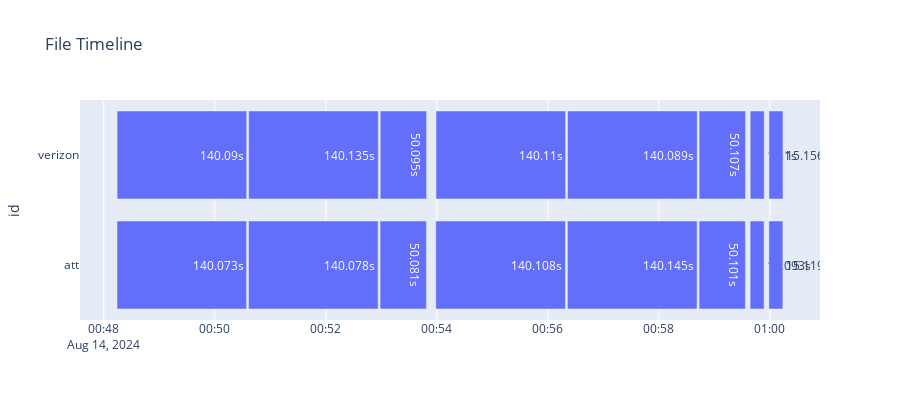

Source (notebook cell):
### Code cell
from typing import List
from scripts.time_utils import StartEndLogTimeProcessor
import glob

# Test timestamp sequence
import os
import glob
from datetime import datetime

data_dir = os.path.join(os.getcwd(), '../datasets/dev/dev_tests')
att_data_dir = os.path.join(data_dir, 'att')
verizon_data_dir = os.path.join(data_dir, 'verizon')


def dir(base, file_path):
    return os.path.join(base, file_path)

def second_diff(start_ts: datetime, end_ts: datetime):
    return (end_ts - start_ts).total_seconds()
        

def get_start_end_time_sequences(id, test_1_path, test_2_path):
    test_1_file_patterns = [
        'tcp_downlink*',
        'tcp_uplink*',
        'ping*',
    ]
    test_2_file_patterns = [
        'udp_downlink*',
        'udp_uplink*',
        'ping*',
        'traceroute*',
        'nslookup*',
    ]

    test_1_files = []
    for pattern in test_1_file_patterns:
        test_1_files.extend(glob.glob(dir(test_1_path, pattern)))
    test_2_files = []
    for pattern in test_2_file_patterns:
        test_2_files.extend(glob.glob(dir(test_2_path, pattern)))

    test_1_seq = []
    for i, file in enumerate(test_1_files):
        f = open(file, 'r')
        res = StartEndLogTimeProcessor.get_start_end_time_from_log(f.read(), timezone_str='US/Eastern')
        start_t, end_t = res[0]
        test_1_seq.append({
            'id': id,
            'start_t': start_t,
            'end_t': end_t,
            'text': f'{second_diff(start_ts=start_t, end_ts=end_t)}s',
            'file': test_1_file_patterns[i],
        })
    test_2_seq = []
    for i, file in enumerate(test_2_files):
        f = open(file, 'r')
        res = StartEndLogTimeProcessor.get_start_end_time_from_log(f.read(), timezone_str='US/Eastern')
        start_t, end_t = res[0]
        test_2_seq.append({
            'id': id,
            'start_t': start_t,
            'end_t': end_t,
            'text': f'{second_diff(start_ts=start_t, end_ts=end_t)}s',
            'file': test_2_file_patterns[i]
        })

    return test_1_seq, test_2_seq


test_1_seq, test_2_seq = get_start_end_time_sequences(
    id='att',
    test_1_path=dir(att_data_dir, '20240814/004814234'),
    test_2_path=dir(att_data_dir, '20240814/005358874')
)

test_3_seq, test_4_seq = get_start_end_time_sequences(
    id='verizon',
    test_1_path=dir(verizon_data_dir, '20240814/004814321'),
    test_2_path=dir(verizon_data_dir, '20240814/005359084')
)

# print the total duration
def total_duration(seq):
    return (seq[-1]['end_t'] - seq[0]['start_t']).total_seconds()

print(f'att test duration: {total_duration([*test_1_seq, *test_2_seq])}s')
print(f'verizon test duration: {total_duration([*test_3_seq, *test_4_seq])}s')

# time diff between att and verizon
def print_time_diff(seq1, seq2):
    for seq1_item, seq2_item in zip(seq1, seq2):
        print(f'{seq1_item["file"]} time diff: {second_diff(start_ts=seq1_item["end_t"], end_ts=seq2_item["end_t"])}s')
        
        
print_time_diff([*test_1_seq, *test_2_seq], [*test_3_seq, *test_4_seq])
# visualize the time sequence

import plotly.express as px
import pandas as pd
from datetime import datetime


def visualize_sequence(data: List[dict]):
    # Convert to DataFrame
    df = pd.DataFrame(data)

    # Convert string times to datetime objects
    df['start_t'] = pd.to_datetime(df['start_t'])
    df['end_t'] = pd.to_datetime(df['end_t'])

    # Create the Gantt chart
    fig = px.timeline(df,
                      x_start='start_t',
                      x_end='end_t',
                      y='id',
                      text='text',
                      title='File Timeline')
    
    # shorten the height of bars
    

    # Update layout for better readability
    fig.update_layout(
        height=400,
    )

    # Show the plot
    fig.show()


visualize_sequence([*test_1_seq, *test_2_seq, *test_3_seq, *test_4_seq])

### Figure 1 — Plotly figure (JSON) as saved in the notebook; plotly's stock layout.template omitted (floating-point values rounded to 4 significant figures)
{"data": [{"alignmentgroup": "True", "base": ["2024-08-14T00:48:14.252000-04:00", "2024-08-14T00:50:36.434000-04:00", "2024-08-14T00:52:58.617000-04:00", "2024-08-14T00:53:58.897000-04:00", "2024-08-14T00:56:21.153000-04:00", "2024-08-14T00:58:43.436000-04:00", "2024-08-14T00:59:38.651000-04:00", "2024-08-14T00:59:58.911000-04:00", "2024-08-14T00:48:14.338000-04:00", "2024-08-14T00:50:36.562000-04:00", "2024-08-14T00:52:58.831000-04:00", "2024-08-14T00:53:59.101000-04:00", "2024-08-14T00:56:21.331000-04:00", "2024-08-14T00:58:43.539000-04:00", "2024-08-14T00:59:38.764000-04:00", "2024-08-14T00:59:59.020000-04:00"], "hovertemplate": "start_t=%{base}<br>end_t=%{x}<br>id=%{y}<br>text=%{text}<extra></extra>", "legendgroup": "", "marker": {"color": "#636efa", "pattern": {"shape": ""}}, "name": "", "offsetgroup": "", "orientation": "h", "showlegend": false, "text": ["140.073s", "140.078s", "50.081s", "140.108s", "140.145s", "50.101s", "15.093s", "15.119s", "140.09s", "140.135s", "50.095s", "140.11s", "140.089s", "50.107s", "15.1s", "15.156s"], "textposition": "auto", "x": [140100.0, 140100.0, 50080.0, 140100.0, 140100.0, 50100.0, 15090.0, 15120.0, 140100.0, 140100.0, 50100.0, 140100.0, 140100.0, 50110.0, 15100.0, 15160.0], "xaxis": "x", "y": ["att", "att", "att", "att", "att", "att", "att", "att", "verizon", "verizon", "verizon", "verizon", "verizon", "verizon", "verizon", "verizon"], "yaxis": "y", "type": "bar"}], "layout": {"xaxis": {"anchor": "y", "domain": [0.0, 1.0], "type": "date"}, "yaxis": {"anchor": "x", "domain": [0.0, 1.0], "title": {"text": "id"}}, "legend": {"tracegroupgap": 0}, "title": {"text": "File Timeline"}, "barmode": "overlay", "height": 400}}
